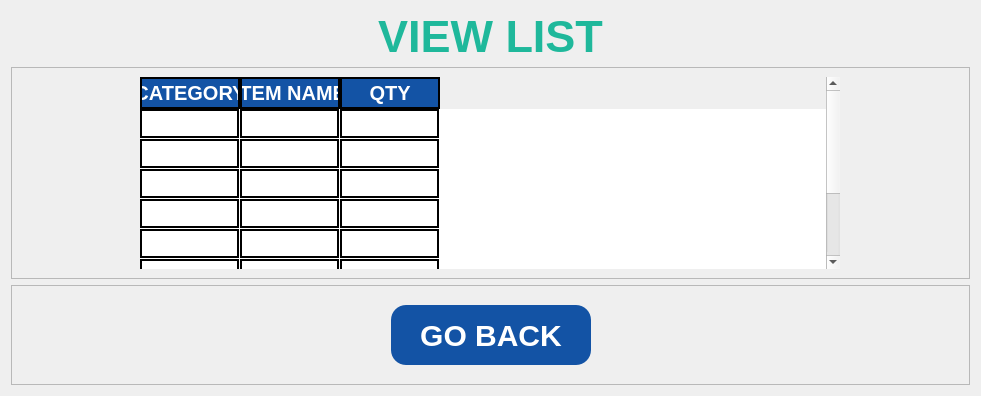
     <widget class="QWidget" name="page_6">
      <layout class="QVBoxLayout" name="verticalLayout_10">
       <item>
        <widget class="QLabel" name="label_11">
         <property name="minimumSize">
          <size>
           <width>0</width>
           <height>50</height>
          </size>
         </property>
         <property name="maximumSize">
          <size>
           <width>16777215</width>
           <height>50</height>
          </size>
         </property>
         <property name="styleSheet">
          <string notr="true">font-family: Segoe UI;
font-weight: bold;
color: #1FB89B;
font-size: 45px;
border-color: white;</string>
         </property>
         <property name="text">
          <string>VIEW LIST</string>
         </property>
         <property name="alignment">
          <set>Qt::AlignCenter</set>
         </property>
        </widget>
       </item>
       <item>
        <widget class="QFrame" name="frame_16">
         <property name="frameShape">
          <enum>QFrame::StyledPanel</enum>
         </property>
         <property name="frameShadow">
          <enum>QFrame::Raised</enum>
         </property>
         <layout class="QHBoxLayout" name="horizontalLayout_11">
          <item>
           <widget class="QTableWidget" name="check_list_table">
            <property name="minimumSize">
             <size>
              <width>0</width>
              <height>0</height>
             </size>
            </property>
            <property name="maximumSize">
             <size>
              <width>700</width>
              <height>16777215</height>
             </size>
            </property>
            <property name="focusPolicy">
             <enum>Qt::NoFocus</enum>
            </property>
            <property name="styleSheet">
             <string notr="true">QTableWidget{
background-color: white;
gridline-color: black;
font-family: Segoe UI;
font-weight: bold;
color: black;
font-size: 20px;

	
}
QTableView::item {
border: 2px solid black;
}
QHeaderView::section{
background-color: #1353A5;
border: 2px solid black;
font: bold 20px Arial, serif;
color: rgb(255, 255, 255);
}
</string>
            </property>
            <property name="frameShape">
             <enum>QFrame::NoFrame</enum>
            </property>
            <property name="frameShadow">
             <enum>QFrame::Sunken</enum>
            </property>
            <property name="horizontalScrollBarPolicy">
             <enum>Qt::ScrollBarAlwaysOff</enum>
            </property>
            <property name="editTriggers">
             <set>QAbstractItemView::NoEditTriggers</set>
            </property>
            <property name="showGrid">
             <bool>true</bool>
            </property>
            <property name="gridStyle">
             <enum>Qt::NoPen</enum>
            </property>
            <property name="wordWrap">
             <bool>true</bool>
            </property>
            <property name="cornerButtonEnabled">
             <bool>true</bool>
            </property>
            <attribute name="verticalHeaderVisible">
             <bool>false</bool>
            </attribute>
            <attribute name="verticalHeaderHighlightSections">
             <bool>true</bool>
            </attribute>
            <row>
             <property name="text">
              <string>New Row</string>
             </property>
            </row>
            <row>
             <property name="text">
              <string>New Row</string>
             </property>
            </row>
            <row>
             <property name="text">
              <string>New Row</string>
             </property>
            </row>
            <row>
             <property name="text">
              <string>New Row</string>
             </property>
            </row>
            <row>
             <property name="text">
              <string>New Row</string>
             </property>
            </row>
            <row>
             <property name="text">
              <string>New Row</string>
             </property>
            </row>
            <row>
             <property name="text">
              <string>New Row</string>
             </property>
            </row>
            <row>
             <property name="text">
              <string>New Row</string>
             </property>
            </row>
            <column>
             <property name="text">
              <string>CATEGORY</string>
             </property>
            </column>
            <column>
             <property name="text">
              <string>ITEM NAME</string>
             </property>
            </column>
            <column>
             <property name="text">
              <string> QTY </string>
             </property>
            </column>
           </widget>
          </item>
         </layout>
        </widget>
       </item>
       <item>
        <widget class="QFrame" name="frame_17">
         <property name="minimumSize">
          <size>
           <width>0</width>
           <height>100</height>
          </size>
         </property>
         <property name="frameShape">
          <enum>QFrame::StyledPanel</enum>
         </property>
         <property name="frameShadow">
          <enum>QFrame::Raised</enum>
         </property>
         <layout class="QHBoxLayout" name="horizontalLayout_12">
          <item>
           <spacer name="horizontalSpacer_23">
            <property name="orientation">
             <enum>Qt::Horizontal</enum>
            </property>
            <property name="sizeHint" stdset="0">
             <size>
              <width>370</width>
              <height>20</height>
             </size>
            </property>
           </spacer>
          </item>
          <item>
           <widget class="QPushButton" name="back_to_create_list_btn">
            <property name="minimumSize">
             <size>
              <width>200</width>
              <height>60</height>
             </size>
            </property>
            <property name="cursor">
             <cursorShape>PointingHandCursor</cursorShape>
            </property>
            <property name="styleSheet">
             <string notr="true">QPushButton{
background-color: #1353A5;
color: white;
font-family: Segoe UI;
font-weight: bold;
font-size: 30px;
border-radius: 15px;
}

QPushButton::hover{
text-decoration: underline;
background-color: #0B3163;
}</string>
            </property>
            <property name="text">
             <string>GO BACK</string>
            </property>
           </widget>
          </item>
          <item>
           <spacer name="horizontalSpacer_24">
            <property name="orientation">
             <enum>Qt::Horizontal</enum>
            </property>
            <property name="sizeHint" stdset="0">
             <size>
              <width>369</width>
              <height>20</height>
             </size>
            </property>
           </spacer>
          </item>
         </layout>
        </widget>
       </item>
      </layout>
     </widget>
